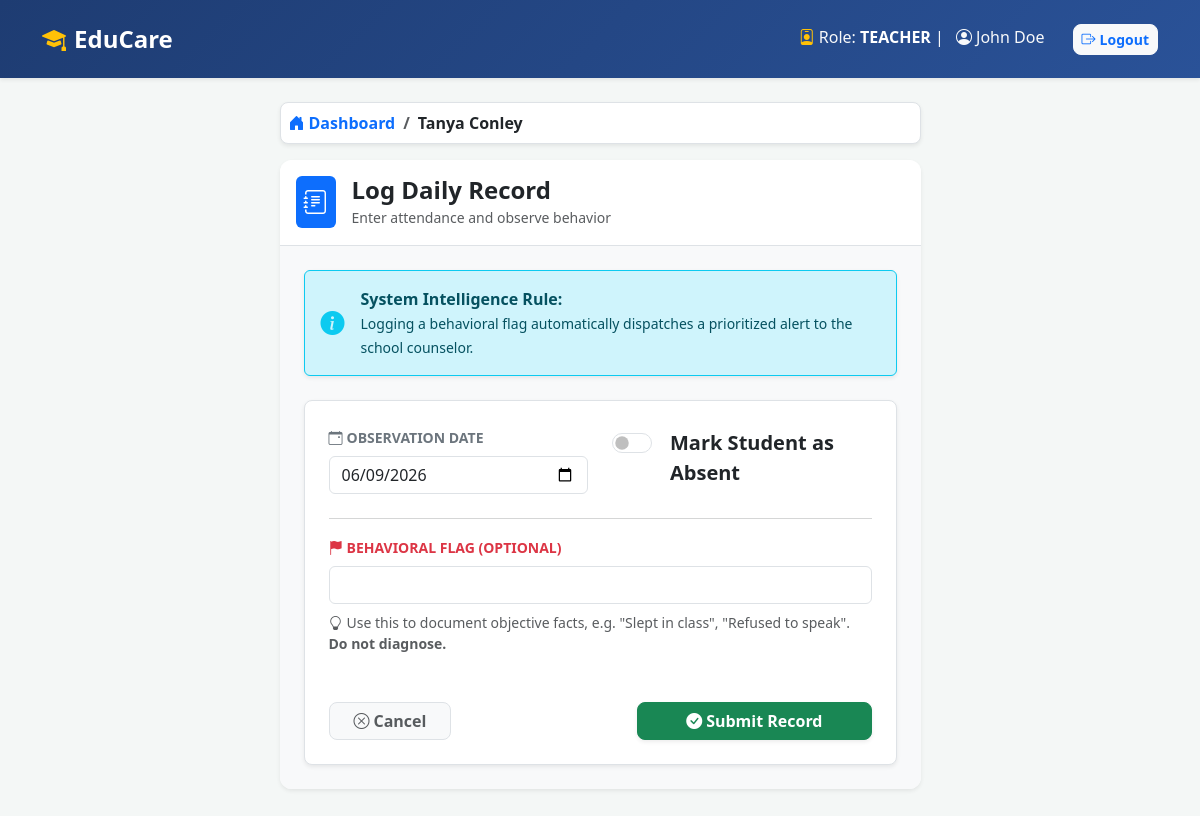
The page /teacher/attendance/31/ (signed in) on the database its author committed.
### school_app/models.py (models this page shows, shortened)
class User(AbstractUser):
    ROLE_CHOICES = (
        ('TEACHER', 'Teacher'),
        ('COUNSELOR', 'Counselor'),
        ('PRINCIPAL', 'Principal'),
    )
    role = models.CharField(max_length=20, choices=ROLE_CHOICES, default='TEACHER')
    groups = models.ManyToManyField(
        'auth.Group',
        related_name='school_app_user_groups',
        blank=True
    )
    user_permissions = models.ManyToManyField(
        'auth.Permission',
        related_name='school_app_user_permissions',
        blank=True
    )

class Student(models.Model):
    first_name = models.CharField(max_length=50)
    last_name = models.CharField(max_length=50)
    date_of_birth = models.DateField()
    grade_level = models.CharField(max_length=20, db_index=True)
    assigned_teacher = models.ForeignKey(User, on_delete=models.SET_NULL, null=True, limit_choices_to={'role': 'TEACHER'}, db_index=True)

### school_app/views.py (the view)
# urls.py: path('teacher/attendance/<int:student_id>/', views.log_attendance, name='log_attendance'),
@login_required
@role_required(['TEACHER'])
def log_attendance(request, student_id):
    student = get_object_or_404(Student, id=student_id, assigned_teacher=request.user)
    if request.method == 'POST':
        form = AttendanceForm(request.POST)
        if form.is_valid():
            record = form.save(commit=False)
            record.student = student
            record.logged_by = request.user
            try:
                record.save()
                messages.success(request, f"Attendance logged for {student}.")
                threshold_obj = SystemConfiguration.objects.first()
                threshold = threshold_obj.absence_threshold if threshold_obj else 3
                if record.behavioral_flag:
                    case = InterventionCase.objects.create(
                        student=student,
                        status='NEW',
                        risk_score=75,
                        plan_description=f"Automated alert: Behavioral flag logged by {request.user.username}: {record.behavioral_flag}"
                    )
                    ActionLog.objects.create(user=request.user, user_role=request.user.role, case=case, action_detail="Automated behavioral alert created")
                    messages.warning(request, "A behavioral flag automatically alerted the counselor.")
                elif record.is_absent:
                    recent_absences = AttendanceRecord.objects.filter(student=student).order_by('-date')[:threshold]
                    if len(recent_absences) == threshold and all(r.is_absent for r in recent_absences):
                         case, created = InterventionCase.objects.get_or_create(
                            student=student,
                            status='NEW',
                            defaults={'risk_score': 80, 'plan_description': f"Automated alert: {threshold} consecutive absences."}
                        )
                         if created:
                             ActionLog.objects.create(user=request.user, user_role=request.user.role, case=case, action_detail=f"Automated alert created for {threshold} absences")
                         messages.warning(request, "Consecutive absences automatically alerted the counselor.")
                return redirect('teacher_dashboard')
            except Exception as e:
                ActionLog.objects.create(user=request.user, user_role=request.user.role, case=None, action_detail=f"Failed logging attendance for {student.id}", result='Failure')
                messages.error(request, f"Error: Cannot log duplicate entry for {record.date}")
    else:
        form = AttendanceForm(initial={'date': timezone.now().date()})
    return render(request, 'school_app/log_attendance.html', {'form': form, 'student': student})

### school_app/forms.py (shortened to what this page needs)
class AttendanceForm(forms.ModelForm):
    class Meta:
        model = AttendanceRecord
        fields = ['date', 'is_absent', 'behavioral_flag']
        widgets = {
            'date': forms.DateInput(attrs={'type': 'date', 'class': 'form-control'}),
            'is_absent': forms.CheckboxInput(attrs={'class': 'form-check-input'}),
            'behavioral_flag': forms.TextInput(attrs={'class': 'form-control'}),
        }

### school_app/views.py (called while the page is built, shortened)
def role_required(allowed_roles):
    def decorator(view_func):
        @wraps(view_func)
        def _wrapped_view(request, *args, **kwargs):
            if not request.user.is_authenticated:
                return redirect('login')
            return view_func(request, *args, **kwargs)
        return _wrapped_view
    return decorator

### school_app/templates/school_app/log_attendance.html (shortened to what this page needs)
{% extends 'school_app/base.html' %}
{% block content %}
<div class="row justify-content-center">
    <div class="col-md-7">
        <nav aria-label="breadcrumb" class="mb-3">
          <ol class="breadcrumb bg-white p-2 rounded-3 shadow-sm border">
            <li class="breadcrumb-item"><a href="{% url 'teacher_dashboard' %}" class="text-decoration-none fw-bold"><i class="bi bi-house-door-fill me-1"></i>Dashboard</a></li>
            <li class="breadcrumb-item active fw-bold text-dark" aria-current="page">{{ student.first_name }} {{ student.last_name }}</li>
          </ol>
        </nav>
        <div class="card shadow-sm border-0 overflow-hidden">
            <div class="card-header bg-white border-bottom py-3 d-flex align-items-center">
                <div class="bg-primary text-white rounded p-2 me-3"><i class="bi bi-journal-text fs-4"></i></div>
                <div>
                    <h4 class="mb-0 fw-bold">Log Daily Record</h4>
                    <span class="text-muted small">Enter attendance and observe behavior</span>
                </div>
            </div>
            <div class="card-body p-4 bg-light">
                <div class="alert alert-info border border-info shadow-sm d-flex align-items-center mb-4">
                    <i class="bi bi-info-circle-fill fs-4 text-info me-3"></i>
                    <div>
                        <strong class="d-block">System Intelligence Rule:</strong>
                        <small>Logging a behavioral flag automatically dispatches a prioritized alert to the school counselor.</small>
                    </div>
                </div>
                <form method="post" class="bg-white p-4 rounded-3 shadow-sm border">
                    <div class="row mb-4">
                        <div class="col-md-6">
                            <label class="form-label fw-bold text-secondary text-uppercase small"><i class="bi bi-calendar-event me-1"></i>Observation Date</label>
                            {{ form.date }}
                        </div>
                        <div class="col-md-6 d-flex align-items-end">
                            <div class="form-check form-switch fs-5 pb-1">
                                {{ form.is_absent }}
                                <label class="form-check-label fw-bold text-dark ms-2" for="{{ form.is_absent.id_for_label }}">Mark Student as Absent</label>
                            </div>
                        </div>
                    </div>
                    <hr class="text-muted">
                    <div class="mb-4">
                        <label class="form-label fw-bold text-danger text-uppercase small"><i class="bi bi-flag-fill me-1"></i>Behavioral Flag (Optional)</label>
                        {{ form.behavioral_flag }}
                        <div class="form-text mt-2"><i class="bi bi-lightbulb me-1"></i>Use this to document objective facts, e.g. "Slept in class", "Refused to speak". <strong>Do not diagnose.</strong></div>
                    </div>
                    <div class="d-flex justify-content-between mt-5">
                        <a href="{% url 'teacher_dashboard' %}" class="btn btn-light border text-muted fw-bold px-4"><i class="bi bi-x-circle me-1"></i>Cancel</a>
                        <button type="submit" class="btn btn-success px-5 fw-bold shadow-sm"><i class="bi bi-check-circle-fill me-1"></i>Submit Record</button>
                    </div>
                </form>
            </div>
        </div>
    </div>
</div>
{% endblock %}

### school_app/templates/school_app/base.html (shortened to what this page needs)
<!DOCTYPE html>
<html lang="en">
<head>
    <link href="https://cdn.jsdelivr.net/npm/bootstrap@5.3.0/dist/css/bootstrap.min.css" rel="stylesheet">
    <link rel="stylesheet" href="https://cdn.jsdelivr.net/npm/bootstrap-icons@1.11.1/font/bootstrap-icons.css">
</head>
<body>
<nav class="navbar navbar-expand-lg navbar-dark shadow-sm mb-4 py-3">
    <div class="container">
        <a class="navbar-brand fw-bold fs-4" href="#"><i class="bi bi-mortarboard-fill me-2 text-warning"></i>EduCare</a>
        <div class="ms-auto">
            {% if user.is_authenticated %}
                <span class="me-4 text-light"><i class="bi bi-person-badge text-warning me-1"></i>Role: <strong class="text-white">{{ user.role }}</strong> | <i class="bi bi-person-circle ms-2 me-1"></i>{{ user.first_name }} {{ user.last_name }}</span>
                <a href="{% url 'logout' %}" class="btn btn-light btn-sm text-primary fw-bold"><i class="bi bi-box-arrow-right me-1"></i>Logout</a>
            {% endif %}
        </div>
    </div>
</nav>
<div class="container pb-5">
    {% block content %}{% endblock %}
</div>
</body>
</html>

### school_app/templates/school_app/base.html (style rules this page uses)
body { background-color: #f4f7f6; font-family: 'Segoe UI', Tahoma, Geneva, Verdana, sans-serif; }
.navbar { background: linear-gradient(135deg, #1e3c72 0%, #2a5298 100%); }
.card { border-radius: 12px; transition: transform 0.2s, box-shadow 0.2s; }
.btn { border-radius: 8px; font-weight: 500; }

### rows shown on the page
User: role "TEACHER", first_name "John", last_name "Doe"
Student: first_name "Tanya", last_name "Conley"
